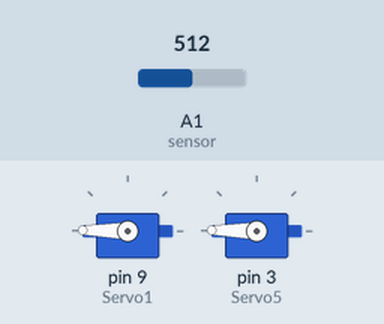
Bench run of a sketch on a simulated Arduino Uno, built with avr-gcc and run on an emulated ATmega328P. Shown: 2 × servo. Inputs (shaded band) come from the test bench; at power-on: A1 (sensor) = 512. What the sketch prints to the serial monitor is not drawn.

Above: at 1.2 s.
1.3 s: A1 (sensor) set to 122
At 3.73 s:
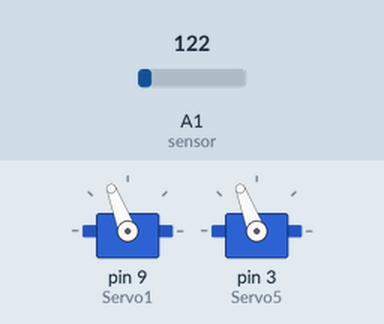
4.3 s: A1 (sensor) set to 210
At 4.76 s:
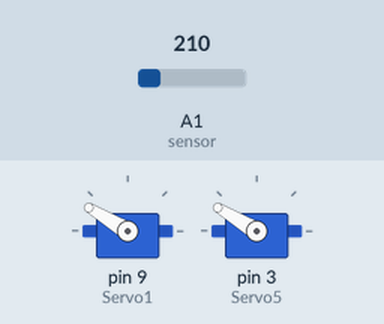
7.3 s: A1 (sensor) set to 190
At 9.6 s:
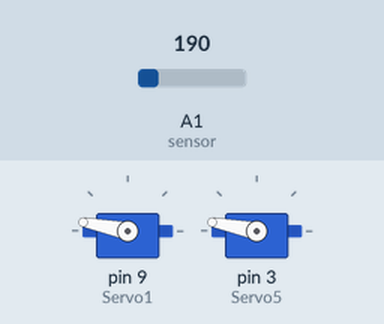
Timing chart, 0 to 11.1 s (numbered marks = the images above; inputs shaded):
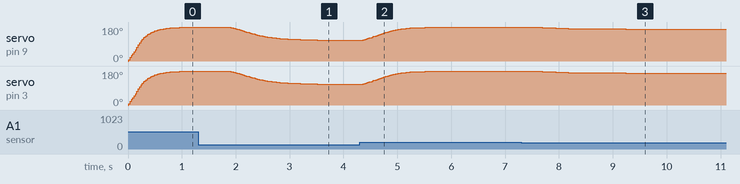

Measured:
- after the input at 1.3 s, servo on pin 9 (Servo1), servo on pin 3 (Servo5): moves from 179° to 110° over 2.1 s, starting after 0.58 s
- after the input at 4.3 s, servo on pin 9 (Servo1), servo on pin 3 (Servo5): moves from 110° to 179° over 1.8 s, starting at once
- after the input at 7.3 s, servo on pin 9 (Servo1), servo on pin 3 (Servo5): moves from 179° to 169° over 1.7 s, starting after 0.20 s

The sketch:

movimentodoservosemfiltro.ino
```cpp
#include <Servo.h>
#include <Filters.h>

Servo Servo1; //dedao
Servo Servo5; //mindinho


FilterOnePole filtroSensor(LOWPASS, 0.45);   // Filtra o sinal do sensor
FilterOnePole filtroServo(LOWPASS, 0.80);    // Filtra o movimento do servo

void setup() {
  Serial.begin(115200);

  Servo1.attach(9);//pino dedao
  Servo5.attach(3);//pino mindinho
  Servo1.write(0);
  Servo5.write(0);

}

void loop() {

  Serial.print(" 0 1023 700 800 830 ");//valor de referencia

  float valor = (analogRead(A1)); //valor leitura sensor

  filtroSensor.input(valor);
  float sinalF = filtroSensor.output();//filtro do sensor

  Serial.println(sinalF);//sinal filtrado

  float sinalmin = 120;//sinal minimo

 float sinalmax = 200;//sinal maximo

  float sinalvar = sinalmax - sinalmin;//variacao do sinal

 Serial.println(sinalvar);

 float angulacaominimo = 110 + (sinalF - sinalmin) * (70.0 / sinalvar);

  float angulacaopolegar = 60 + (sinalF - sinalmin) * (70.0 / sinalvar);

  angulacaominimo = round(angulacaominimo);
  angulacaopolegar = round(angulacaopolegar);

  angulacaominimo = constrain(angulacaominimo, 110, 180);
  angulacaopolegar = constrain(angulacaopolegar, 60, 180);

  filtroServo.input(angulacaominimo);
  filtroServo.input(angulacaopolegar);

 int servomexerminimo = filtroServo.output();
 int servomexerpolegar = filtroServo.output();


  Servo1.write(servomexerminimo);
  Serial.println(servomexerminimo);

  Serial.println(servomexerpolegar);
  Servo5.write(servomexerpolegar);

  delay(10);
}
```
